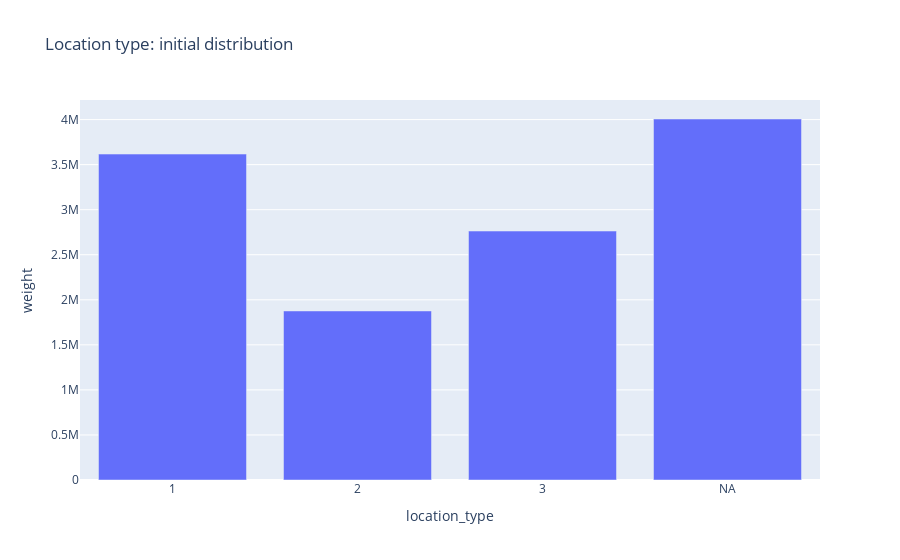

Notebook code cell kept with this figure:
### Code cell
df_plot = df_census.groupby("location_type")["weight"].sum().reset_index()
df_plot = df_plot.sort_values(by = "location_type")
df_plot["location_type"] = df_plot["location_type"].astype(str).replace({ str(NA): "NA" })
px.bar(df_plot, x = "location_type", y = "weight", title = "Location type: initial distribution")

### Figure 1 — Plotly figure (JSON) as saved in the notebook; plotly's stock layout.template omitted (floating-point values rounded to 4 significant figures)
{"data": [{"alignmentgroup": "True", "hovertemplate": "location_type=%{x}<br>weight=%{y}<extra></extra>", "legendgroup": "", "marker": {"color": "#636efa", "pattern": {"shape": ""}}, "name": "", "offsetgroup": "", "orientation": "v", "showlegend": false, "textposition": "auto", "type": "bar", "x": ["1", "2", "3", "NA"], "xaxis": "x", "y": [3617000.0, 1876000.0, 2763000.0, 4006000.0], "yaxis": "y"}], "layout": {"barmode": "relative", "legend": {"tracegroupgap": 0}, "title": {"text": "Location type: initial distribution"}, "xaxis": {"anchor": "y", "domain": [0, 1], "title": {"text": "location_type"}}, "yaxis": {"anchor": "x", "domain": [0, 1], "title": {"text": "weight"}}}}
